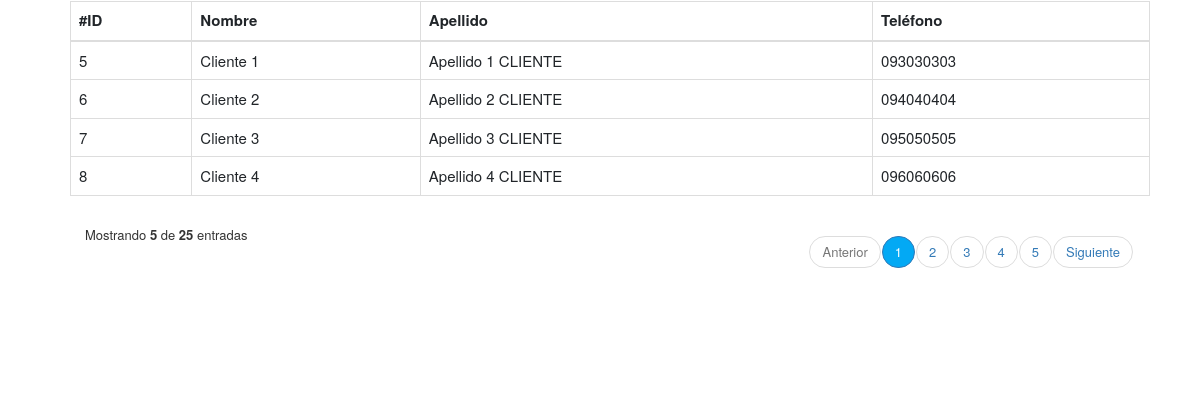
Page /controlador/ClienteReserva_controlador.php on the committed database.
### tables this page shows
CREATE TABLE `usuario` (
  `id_usuario` int(10) PRIMARY KEY NOT NULL AUTO_INCREMENT COMMENT 'ID del Usuario',
  `nombre` varchar(40) NOT NULL COMMENT 'Nombre del Usuario',
  `apellido` varchar(40) NOT NULL COMMENT 'Apellido del Usuario',
  `correo` varchar(60) NOT NULL COMMENT 'Correo del Usuario',
  `password` varchar(20) NOT NULL COMMENT 'Clave del Usuario',
  `direccion` varchar(80) DEFAULT NULL COMMENT 'Direcciín de envío del Usuario',
  `telefono` varchar(18) DEFAULT NULL COMMENT 'Teléfono de contacto del Usuario',
  `tipo` varchar(30) NOT NULL DEFAULT 'cliente' COMMENT 'Tipo de usuario, para las jerarquias y permisos'
);

### modelo/conexion.php (called while the page is built)
<?php
class Conectar{
    public static function conexion (){
        try{
            $host ="localhost";
            $user ="root";
            $pass="";
            $bd="proyecto_grupo2";
            $con = mysqli_connect($host,$user,$pass);
            mysqli_select_db($con,$bd);
            return $con;
        }catch(Exception $e){
    die('Error'.$e->getMessage());
    echo "La linea de error " . $e->getLine();
        }
    }
    }
?>

### modelo/Usuario.php (called while the page is built, shortened)
<?php
class Usuario
{
    private $con;
    private $usuario;
    public function __construct()
    {
        require_once("conexion.php");
        $this->con = Conectar::conexion();
        $this->usuario = array();
    }
        public function listar_clientes()
        {
            $sql = "SELECT * FROM usuario WHERE tipo='cliente' ORDER BY id_usuario";
            $query = mysqli_query($this->con, $sql);
            while ($filas = mysqli_fetch_array($query)) {
                $this->usuario[] = $filas;
            }
            return $this->usuario;
   }
}
?>

### vista/ReservaCliente_VISTA.php (the view, shortened to what this page needs)
<!DOCTYPE html>
<html lang="es">
<head>
    <link rel="stylesheet" href="assets/styles2.css">
    <link href="https://cdn.jsdelivr.net/npm/bootstrap@5.2.0/dist/css/bootstrap.min.css" rel="stylesheet">
    <link href="https://maxcdn.bootstrapcdn.com/bootstrap/3.3.7/css/bootstrap.min.css" rel="stylesheet">
</head>
<body>
    <div class="container" style="margin-top: -100px;width: 90em;margin-left: 30px;">
        <div class="table-responsive">
            <div class="table-wrapper">
                <div class="table-title">
                    <div class="row">
                        <div class="col-xs-4">
                            <h2 class="text-center">Listado de <b>Clientes</b></h2>
                        </div>
                        <table class="table table-bordered">
                            <thead>
                                <tr>
                                    <th>#ID</th>
                                    <th>Nombre</th>
                                    <th>Apellido</th>
                                    <th>Teléfono</th>
                                </tr>
                            </thead>
                            <tbody>
                                <?php foreach ($matrizClienteReserva as $clienteReserva) : ?>
                                    <tr>
                                        <td><?php echo $clienteReserva['id_usuario'] ?></td>
                                        <td><?php echo $clienteReserva['nombre'] ?></td>
                                        <td><?php echo $clienteReserva['apellido'] ?></td>
                                        <td><?php echo $clienteReserva['telefono'] ?></td>
                                    </tr>
                                <?php endforeach; ?>
                            </tbody>
                        </table>
                    </div>
                    <div class="clearfix">
                        <div class="hint-text">Mostrando <b>5</b> de <b>25</b> entradas</div>
                        <ul class="pagination">
                            <li class="page-item disabled"><a href="#">Anterior</a></li>
                            <li class="page-item active"><a href="#" class="page-link">1</a></li>
                            <li class="page-item"><a href="#" class="page-link">2</a></li>
                            <li class="page-item"><a href="#" class="page-link">3</a></li>
                            <li class="page-item"><a href="#" class="page-link">4</a></li>
                            <li class="page-item"><a href="#" class="page-link">5</a></li>
                            <li class="page-item"><a href="#" class="page-link">Siguiente</a></li>
                        </ul>
                    </div>
                </div>
            </div>
        </div>
    </div>
</body>
</html>

### assets/styles2.css (style rules this page uses)
body { font-family: 'Roboto', sans-serif; background-repeat: no-repeat; background-size: cover; }
.table-responsive { margin: 50px 0; margin-left: 20px; }
.table-wrapper { min-width: 35em; background: #fff; padding: 20px; box-shadow: 0 1px 1px rgba(0, 0, 0, .05); }
.table-title { font-size: 15px; padding-bottom: 10px; margin: 0 0 10px; min-height: 45px; }
.table-title h2 { margin: 5px 0 0; font-size: 24px; }
table.table tr th, table.table tr td { border-color: #e9e9e9; }
table.table td:last-child { width: fit-content; }
.pagination { float: right; margin: 0 0 5px; }
.pagination li a { border: none; font-size: 13px; min-width: 30px; min-height: 30px; padding: 0 10px; color: #999; margin: 0 2px; line-height: 30px; border-radius: 30px !important; text-align: center; }
.pagination li.active a { background: #03A9F4; }
.hint-text { float: left; margin-top: 10px; font-size: 13px; }

### rows in the picture
usuario: id_usuario "5", nombre "Cliente 1", apellido "Apellido 1 CLIENTE", telefono "093030303"
usuario: id_usuario "6", nombre "Cliente 2", apellido "Apellido 2 CLIENTE", telefono "094040404"
usuario: id_usuario "7", nombre "Cliente 3", apellido "Apellido 3 CLIENTE", telefono "095050505"
usuario: id_usuario "8", nombre "Cliente 4", apellido "Apellido 4 CLIENTE", telefono "096060606"
